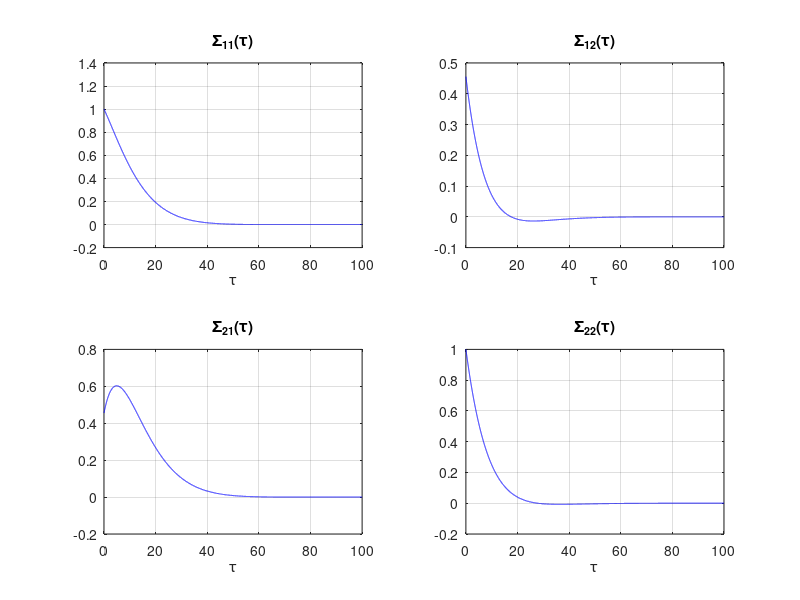

MATLAB code to generate this figure: (Note: this script raises an error after producing the figure.)
clear; clc; %close all
rng(42);

n = 2; I = eye(n);
Sigma_w = I;
A = [-.02, -.1; .1, -.2];
Sigma = lyap(A, Sigma_w);
S = 0.5 * (A * Sigma - Sigma * (A.'));

% Topology
% topology = 'Chain'; S = buildS(n, topology); % showtop(S)
% topology = 'Hub'; S2 = buildS(n, topology); % showtop(S)
% S = S + 3 * S2; showtop(S)
% S = zeros(n);

% Dynamics
% Sigma = I;
% A = (-0.5 * Sigma_w + S) / Sigma;

% % Define A
% topology = 'Random';
% S = randn(n); S = 0.5 * (S - S'); % Random skew-symmetric part
% Q = randn(n); Q = Q' * Q; % Random negative definite part
% A = -Q + S;
% Sigma = lyap(A, Sigma_w);
% S = 0.5 * (A * Sigma - Sigma * (A.'));
% showtop(S);

% TIME-LAGGED AUTO/CROSS-COVARIANCE & CORRELATION FUNCTIONS
maxLag = 10000; % Number of lags to evaluate (excluding zero lag)
delta_tau = 0.01;
lags = (0:maxLag) * delta_tau;

% Theoretical covariance
Sigma_tau = @(tau) expm(A * tau) * Sigma;
Cov_th = nan(n, n, numel(lags));
for k = 1:numel(lags)
    tau = lags(k);
    Cov_th(:,:,k) = Sigma_tau(tau);
end

% Theoretical correlation
stds_th = sqrt(diag(Sigma));
normMat_th = stds_th * stds_th.';
Corr_th = Cov_th ./ normMat_th;

figure;
if n > 4, npl = 5; else, npl = n; end
for i = 1:npl
    for j = 1:npl
        subplot(npl, npl, (i - 1) * npl + j);
        plot(lags, squeeze(Corr_th(i, j, :)), 'b-');
        title(sprintf('\\Sigma_{%d%d}(\\tau)', i, j));
        xlabel('\tau'); grid on;
    end
end
sgtitle('Auto/Cross-Covariance Functions');

% TODO: Select single node lead or lag profile.

X = reshape(Corr_th, [], size(Corr_th,3));

%% CROSS-LAG COVARIANCE
% Raw Gram across lags (no centering, no scaling)
G_raw = X' * X / (size(X, 1) -1); % m x m
G_raw(tril(true(size(G_raw)), -1)) = NaN;

% Cosine similarity across lags (normalize each column by its L2 norm)
X_cos = X ./ vecnorm(X, 2, 1);
G_cos = X_cos' * X_cos;
% D = pdist2(X', X', 'cosine'); % pairwise cosine distance
% G_cos = 1 - D; % convert distance to similarity
G_cos(tril(true(size(G_cos)), -1)) = NaN;

% Pearson correlation across lags (demean columns then normalize)
X_corr = (X - mean(X, 1)) ./ std(X, 0, 1);
G_corr = (X_corr' * X_corr) / (size(X, 1) - 1);
% G_corr = corr(X);
G_corr(tril(true(size(G_corr)), -1)) = NaN;

figure, tiledlayout(1, 3, 'TileSpacing','compact','Padding','compact');
nexttile, h = imagesc(lags, lags, G_raw); % G_raw
axis square; clim([-1 1]); colorbar; colormap(magma);
xlabel('Lag \tau_1'); ylabel('Lag \tau_2'); set(h, 'AlphaData', ~isnan(G_raw));
set(gca, 'XAxisLocation', 'top', 'YAxisLocation', 'right');
title(sprintf('Dot Product'))
nexttile, h = imagesc(G_cos); % G_cos
axis square; clim([-1 1]); colorbar; colormap(magma);
xlabel('Lag \tau_1'); ylabel('Lag \tau_2'); set(h, 'AlphaData', ~isnan(G_cos));
set(gca, 'XAxisLocation', 'top', 'YAxisLocation', 'right');
title(sprintf('Cosine Similarity'))
nexttile, h = imagesc(G_corr); % G_cos
axis square; clim([-1 1]); colorbar; colormap(magma);
xlabel('Lag \tau_1'); ylabel('Lag \tau_2'); set(h, 'AlphaData', ~isnan(G_corr));
set(gca, 'XAxisLocation', 'top', 'YAxisLocation', 'right');
title(sprintf('Pearson Correlation'))

%% TIME-LAGGED COVARIANCE EIGENFUNCTIONS
% Dot product
[~, ~, V_raw] = svd(X, 'econ');
figure, tiledlayout(3, 1, 'TileSpacing','compact','Padding','compact');
for r = 1:3
    nexttile(r), plot(lags, V_raw(:,r));
    grid on; xlabel('\tau'); title(sprintf('Raw mode %d', r));
end

% Cosine similarity
[~, ~, V_cos] = svd(X_cos, 'econ');
figure, tiledlayout(3, 1, 'TileSpacing','compact','Padding','compact');
for r = 1:3
    nexttile(r), plot(lags, V_cos(:,r));
    grid on; xlabel('\tau'); title(sprintf('Cosine mode %d', r));
end

% Pearson correlation
[~, ~, V_corr] = svd(X_corr, 'econ');
figure, tiledlayout(3, 1, 'TileSpacing','compact','Padding','compact');
for r = 1:3
    nexttile(r); plot(lags, V_corr(:,r));
    grid on; xlabel('\tau'); title(sprintf('Corr mode %d', r));
end

%% FUNCTIONS
function S = buildS(n, topology)
%BUILD S Construct skew-symmetric adjacency matrix S
%   n        : number of nodes
%   topology : 'chain', 'uni_chain', 'ring', 'star'

S = zeros(n);
switch lower(topology)
    case 'chain'  % chain
        for i = 1:n-1
            S(i,i+1) = 1;
            S(i+1,i) = -1;
        end
    case 'ring'
        for i = 1:n
            j = mod(i,n) + 1;
            S(i,j) = 1;
            S(j,i) = -1;
        end
    case 'hub'
        for j = 2:n
            S(1,j) = 1;
            S(j,1) = -1;
        end
    otherwise
        error('Unknown topology: %s', topology)
end
end

function showtop(S)
    G = digraph(S);
    figure; h = plot(G, 'Layout','circle', 'EdgeLabel',G.Edges.Weight);
    h.LineWidth = abs(G.Edges.Weight)/max(abs(G.Edges.Weight));
end

function C = crosslag_corr(matrixvec, mask)
%CROSSLAG_CORR Construct cross-lag covariance matrix (CLC) Pearson correaltion
%   matrixvec : series of matrices whose CLC to calculate
%   mask      : mask for the matrices
    vecs = reshape(matrixvec, [], size(matrixvec,3)); % vectorize each matrix
    if nargin >= 2 && ~isempty(mask), vecs = vecs(mask(:), :); end
    C = corr(vecs);
end

function C = crosslag_cos(matrixvec, mask)
%CROSSLAG_COS cosine similarity
    vecs = reshape(matrixvec, [], size(matrixvec,3));
    if nargin >= 2 && ~isempty(mask), vecs = vecs(mask(:), :); end
    C = (vecs' * vecs) ./ (sqrt(sum(vecs.^2,1))' * sqrt(sum(vecs.^2,1)));
end
